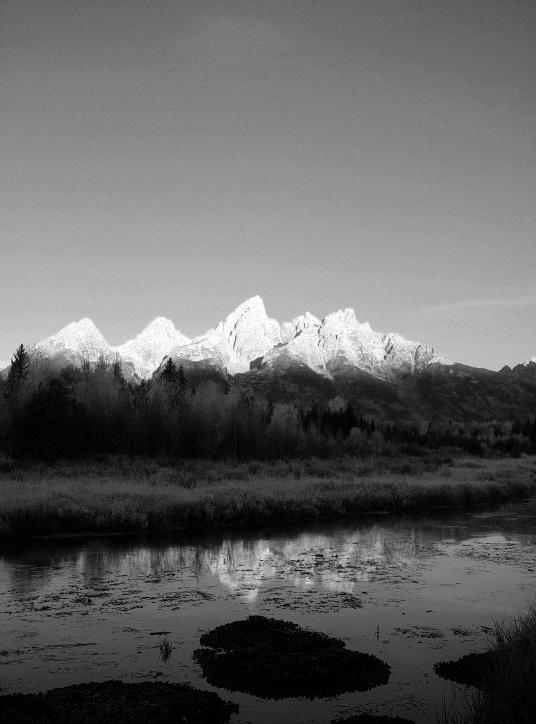
#> input picture lockscreen/tetons-eink.png, 1072 x 1448 px (shown at 1/2 size)
$ python eink.py tetons-eink.png tetons-eink.png
#> lines starting #> are read from the running program, lines starting #| are printed output that depends on the picture
import sys
from PIL import Image, ImageFilter, ImageOps
src, out = sys.argv[1], sys.argv[2]
W, H = 1072, 1448
im = Image.open(src).convert("RGB")
w, h = im.size
#> w = 1072; h = 1448
ch = round(w * H / W)          # crop height for the PW4 ratio
#> ch = 1448
top = round((h - ch) * 0.65)   # trim more sky than water
#> top = 0
im = im.crop((0, top, w, top + ch)).resize((W, H), Image.LANCZOS)
# red-filter mix: lit orange peaks go bright, blue sky goes mid-gray
r, g, b = im.split()
#> r is the input picture: PIL image 1072x1448 L; min 0, max 255, mean 99.1
gray = Image.merge("RGB", (r, g, b)).convert("L", (0.88, 0.12, 0.0, 0))
gray = ImageOps.autocontrast(gray, cutoff=0.2)
# lift midtones a little: e-ink prints darker than an LCD
lut = [round(255 * (i / 255) ** 1.35) for i in range(256)]
gray = gray.point(lut).filter(ImageFilter.UnsharpMask(radius=1.2, percent=60, threshold=2))
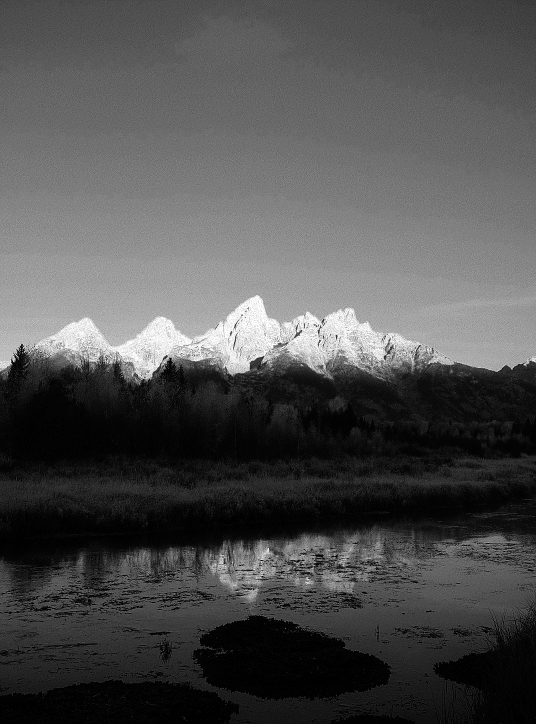
#> gray: PIL image 1072x1448 L (shown at 1/2 size); min 0, max 255, mean 79
# 16 gray levels, Floyd-Steinberg dither (PW4 panel depth)
pal = Image.new("P", (1, 1)); levels = [round(i * 255 / 15) for i in range(16)]
pal.putpalette(sum(([v, v, v] for v in levels), []) + [0] * (768 - 48))
q = gray.convert("RGB").quantize(palette=pal, dither=Image.Dither.FLOYDSTEINBERG).convert("L")
q.save(out, optimize=True)
#> (the run stopped early here; a loop or call above may not have finished)
